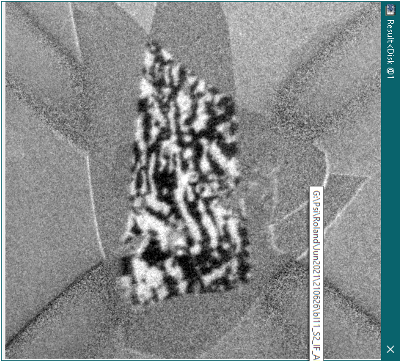
#> input picture examples/data/device_25_7_example.png, 400 x 362 px
$ python igor_import.py ../../examples/data/device_25_7_example.png
#> lines starting #> are read from the running program, lines starting #| are printed output that depends on the picture; after the words box and inside, x2 and y2 are one past the last pixel; in counts of white or black regions, pixels touching at a corner belong together
"""Igor graph exports (.tif / .png) read back into the map they show (no plotting, no GUI).

Read an Igor graph export (.tif: RGB/RGBA or CMYK, uint8, image upsampled to screen pixels, maybe a black frame)
back into the map it shows: one value per original image pixel.

Steps:
  1. memory-map the file (uncompressed TIFF: nothing is read until used)
  2. plot area = the largest block of rows / columns that are not black frame
  3. original pixel grid: each image pixel is drawn as a b x b block of one colour (b need not be an integer);
     b and the grid origin are fitted to the colour changes (largest b with coherent edges: b/2, b/3 fit too)
  4. read one screen pixel per block on a square grid (step = the smaller block size in x and y, so the picture
     keeps its shape in the file; exact colours, no mixing; ~0.1 % of the file)
  5. colour -> value: 'grey' (luminance), 'blue-red' (sign(B - R) * (1 - min(R, G, B) / 255): blue / navy +1,
     white 0, red -1; equal to (B - R) / 255 for a pure blue-white-red table), or a colour bar
     image (nearest colour along the bar, top = +1, bottom = -1); 'auto' picks grey or blue-red
The value is in colour-scale units (the Igor colour range, white = its zero), not XMCD, unless the range is given.
Results are cached (.npz, keyed by path, size and modification time), so a second load is instant.
"""
import hashlib
import json
from pathlib import Path

import numpy as np
import tifffile

CACHE = Path.home() / ".cache" / "xmcd_compare_tiff"


def _open(path):
    if Path(path).suffix.lower() not in (".tif", ".tiff"):   # PNG, JPG, BMP, ...: decoded once (cached afterwards)
        from PIL import Image
        with Image.open(path) as im:
            return np.asarray(im.convert("RGB")), "RGB"
    try:
        a = tifffile.memmap(path, mode="r")
    except Exception:   # compressed or tiled: read it all once (cached afterwards)
        a = tifffile.imread(path)
    with tifffile.TiffFile(path) as t:
        photometric = t.pages[0].photometric.name
    return a, photometric


def _rgb(px, photometric):
    """uint8 pixels (..., C) -> float RGB 0-255."""
    px = np.asarray(px, float)
    if px.ndim == 2 or px.shape[-1] == 1:
        g = px.reshape(px.shape[:2] + (1,)) if px.ndim == 2 else px
        return np.repeat(g, 3, -1)
    if photometric == "SEPARATED":   # CMYK
        c, m, y, k = (px[..., i] / 255 for i in range(4))
        return np.stack([(1 - c) * (1 - k), (1 - m) * (1 - k), (1 - y) * (1 - k)], -1) * 255
    return px[..., :3]


def _longest_run(mask):
    best, start, cur = (0, 0), None, 0
    for i, v in enumerate(np.append(mask, False)):
        if v and start is None:
            start = i
        if not v and start is not None:
            if i - start > best[1] - best[0]:
                best = (start, i)
            start = None
    return best


def plot_area(a, photometric, step=8):
    """(y0, y1, x0, x1) of the image inside a black frame (rows / columns that are mostly not black)."""
    sub = _rgb(a[::step, ::step], photometric)
    black = sub.max(-1) < 12
    y0, y1 = _longest_run(black.mean(1) < 0.5)
    x0, x1 = _longest_run(black[y0:y1].mean(0) < 0.5)
    y0, y1, x0, x1 = y0 * step, min(y1 * step, a.shape[0]), x0 * step, min(x1 * step, a.shape[1])

    # refine each edge to the exact pixel (first / last line that is mostly not black)
    def edge(lines, forward):
        idx = range(len(lines)) if forward else range(len(lines) - 1, -1, -1)
        for i in idx:
            if lines[i] < 0.5:
                return i
        return 0 if forward else len(lines) - 1

    mid_y, mid_x = slice(y0 + (y1 - y0) // 4, y1 - (y1 - y0) // 4), slice(x0 + (x1 - x0) // 4, x1 - (x1 - x0) // 4)
    ry = slice(max(y0 - step, 0), min(y1 + step, a.shape[0]))
    rx = slice(max(x0 - step, 0), min(x1 + step, a.shape[1]))
    col_black = (_rgb(a[ry, mid_x][:, ::4], photometric).max(-1) < 12).mean(1)
    row_black = (_rgb(a[mid_y, rx][::4], photometric).max(-1) < 12).mean(0)
    Y0, Y1 = ry.start + edge(col_black, True), ry.start + edge(col_black, False) + 1
    X0, X1 = rx.start + edge(row_black, True), rx.start + edge(row_black, False) + 1
    return int(Y0), int(Y1), int(X0), int(X1)


def _grid(lines, start, b_range=(1.5, 60.0)):
    """Block size b and phase p (edges at p + i*b, screen px) along one axis, from the colour changes in sampled
    lines (k, length, 3) starting at screen position `start`. Coherence |<exp(2 pi i x / b)>| is ~1 at the block
    size and at every b / m, so take the largest b whose coherence is within 15 % of the best."""
    ch = np.any(np.abs(np.diff(lines, axis=1)) > 0, axis=-1)
    pos = np.nonzero(ch)[1].astype(float) + 1.0 + start
    if pos.size < 50:
        raise ValueError("too few colour changes to find the pixel grid")
    rng = np.random.default_rng(0)
    p = pos if pos.size <= 1500 else rng.choice(pos, 1500, replace=False)
    bs = np.exp(np.arange(np.log(b_range[0]), np.log(b_range[1]), 5e-4))
    coh = np.empty(bs.size)
    for s0 in range(0, bs.size, 512):
        ph = np.exp(2j * np.pi * p[None, :] / bs[s0:s0 + 512, None])
        coh[s0:s0 + 512] = np.abs(ph.mean(1))
    good = np.nonzero(coh >= 0.85 * coh.max())[0]
    i = good[-1]
    # the peak around the largest good b
    lo, hi = max(i - 16, 0), min(i + 16, bs.size)
    i = lo + int(np.argmax(coh[lo:hi]))
    b = float(bs[i])
    for _ in range(3):   # refine on all edges
        fine = b * (1 + np.linspace(-6e-4, 6e-4, 121))
        c = np.abs(np.exp(2j * np.pi * pos[None, :] / fine[:, None]).mean(1))
        b = float(fine[np.argmax(c)])
    z = np.exp(2j * np.pi * pos / b).mean()
    phase = float(np.angle(z) / (2 * np.pi) * b) % b
    return b, phase, float(np.abs(z))


# [5 lines left out: function _centres, not called in this run]


def to_value(rgb, colour="auto", colorbar=None):
    """RGB (..., 3) 0-255 -> value."""
    if colour == "auto":
        spread = np.nanmedian(rgb.max(-1) - rgb.min(-1))
        colour = "grey" if spread < 3 else "blue-red"
    if colour == "grey":
        return rgb.mean(-1) / 127.5 - 1.0, colour
    if colour == "blue-red":   # sign from blue vs red, size = distance from white (works for dark navy / dark red ends)
        return np.sign(rgb[..., 2] - rgb[..., 0]) * (1.0 - rgb.min(-1) / 255.0), colour
    if colour == "colorbar":
        bar = np.asarray(colorbar, float)                    # (m, 3), index 0 = +1 (top), last = -1 (bottom)
        vals = np.linspace(1, -1, len(bar))
        flat = rgb.reshape(-1, 3)
        out = np.empty(len(flat))
        for s in range(0, len(flat), 65536):
            d = ((flat[s:s + 65536, None, :] - bar[None]) ** 2).sum(-1)
            out[s:s + 65536] = vals[np.argmin(d, 1)]
        return out.reshape(rgb.shape[:-1]), colour
    raise ValueError("colour must be auto, grey, blue-red or colorbar")


# [10 lines left out: function colorbar_palette, not called in this run]


def sample_grid(path, use_cache=True):
    """-> (RGB uint8 (n_y, n_x, 3), info): one screen pixel per image-pixel block (steps 1-4), on a SQUARE grid:
    the same step (the smaller block size) along y and x, so the picture keeps the shape it has in the file (the file
    is true to scale; blocks may be wider than tall). Along the axis with the larger blocks some blocks are read
    twice; every value is a colour of the file (nothing blended or interpolated).
    Cached (.npz, keyed by path, size and modification time), so a second call is instant."""
    path = Path(path)
    st = path.stat()
    key = hashlib.sha1(f"grid2|{path.resolve()}|{st.st_size}|{st.st_mtime_ns}".encode()).hexdigest()[:16]
    cf = CACHE / f"{path.stem[:60]}_{key}.npz"
    if use_cache and cf.exists():
        z = np.load(cf, allow_pickle=False)
        return z["rgb"], json.loads(str(z["info"]))
    a, ph = _open(path)
    y0, y1, x0, x1 = plot_area(a, ph)
    H, W = y1 - y0, x1 - x0
    ys = np.linspace(y0 + H * 0.1, y1 - H * 0.1, 24).astype(int)
    xs = np.linspace(x0 + W * 0.1, x1 - W * 0.1, 24).astype(int)
    try:
        bx, px, sx = _grid(_rgb(a[ys, x0:x1], ph), x0)
        by, py, sy = _grid(np.swapaxes(_rgb(a[y0:y1, xs], ph), 0, 1), y0)
        upsampled = min(sx, sy) > 0.5 and min(bx, by) >= 1.6
    except ValueError:
        upsampled = False
    if upsampled:          # square grid: step = smaller block, on the block centres of that axis
        step = min(bx, by)
        if by <= bx:
            cy = _centres(y0, y1, by, py)
            cx = (x0 + (np.arange(int((x1 - x0) / step)) + 0.5) * step).astype(int)
        else:
            cx = _centres(x0, x1, bx, px)
            cy = (y0 + (np.arange(int((y1 - y0) / step)) + 0.5) * step).astype(int)
    else:                 # not drawn as blocks (e.g. a plain image): one value per file pixel
        bx = by = 1.0
        sx = sy = 0.0
        cy, cx = np.arange(y0, y1), np.arange(x0, x1)
    rgb = np.clip(np.rint(_rgb(np.asarray(a[cy][:, cx]), ph)), 0, 255).astype(np.uint8)
    info = {"source": str(path), "photometric": ph, "file_shape": list(a.shape), "plot_area_yx": [y0, y1, x0, x1],
            "n_yx": [int(cy.size), int(cx.size)], "block_px_yx": [by, bx], "grid_fit_yx": [sy, sx]}
    if use_cache:
        CACHE.mkdir(parents=True, exist_ok=True)
        np.savez_compressed(cf, rgb=rgb, info=json.dumps(info))
    return rgb, info


def load_igor_tiff(path, colour="auto", colorbar=None, use_cache=True):
    """-> (value map float32 (n_y, n_x), info dict). colorbar: path of a colour-bar image (colour='colorbar')."""
    rgb, info = sample_grid(path, use_cache)
#> in _open, im is the input picture: PIL image 400x362 RGBA; mean R, G, B, A 131.7, 136.4, 136.8, 253
#> in sample_grid, `a, ph = _open(path)`: ph = 'RGB'
#> in plot_area, `black = sub.max(-1) < 12`:
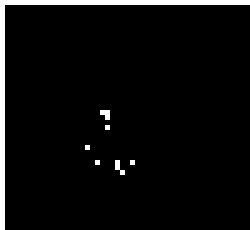
#> black: shape (46, 50) bool (shown 5 times larger); 4.6% white in thin lines or dots
#> the loop in _longest_run, `for i, v in enumerate(np.append(mask, False)):` made 47 passes
#> v on pass 2: True
#> (v, best) on pass 47: (False, (1, 46))
#> in plot_area, `y0, y1 = _longest_run(black.mean(1) < 0.5)`: y0 = 1; y1 = 46
#> the loop in _longest_run (call 2), `for i, v in enumerate(np.append(mask, False)):` made 51 passes
#> (v, best) on pass 51: (False, (1, 50))
#> in plot_area, `x0, x1 = _longest_run(black[y0:y1].mean(0) < 0.5)`: x0 = 1; x1 = 50
#> in plot_area, `y0, y1, x0, x1 = y0 * step, min(y1 * step, a.shape[0]), x0 * step, min..`: y0 = 8; y1 = 362; x0 = 8; x1 = 400
#> call 2 of _rgb, with photometric = 'RGB'
#> in _rgb (call 2), `px = np.asarray(px, float)`:
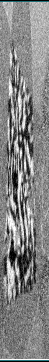
#> px: shape (362, 49, 3) float64; mean of channels 0, 1, 2 131.3, 131.7, 131.7; drawn as R, G, B
#> in plot_area, `col_black = (_rgb(a[ry, mid_x][:, ::4], photometric).max(-1) < 12).mea..`: col_black = 362 values, max 1 at index 0, min 0 at index 1, mean 0.0151
#> call 3 of _rgb, with photometric = 'RGB'
#> in _rgb (call 3), `px = np.asarray(px, float)`:
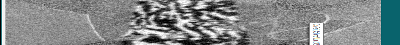
#> px: shape (45, 400, 3) float64; mean of channels 0, 1, 2 130.7, 135.2, 135.7; drawn as R, G, B
#> in plot_area, `row_black = (_rgb(a[mid_y, rx][::4], photometric).max(-1) < 12).mean(0)`: row_black = 400 values, max 1 at index 0, min 0 at index 1, mean 0.0109
#> the loop in edge, `for i in idx:` made 2 passes
#> the loop in edge, `for i in idx:` made 2 passes
#> i on passes 1 to 2: 361, 360
#> in plot_area, `Y0, Y1 = ry.start + edge(col_black, True), ry.start + edge(col_black, ..`: Y0 = 1; Y1 = 361
#> the loop in edge, `for i in idx:` made 1 pass
#> i on pass 1: 399
#> in plot_area, `X0, X1 = rx.start + edge(row_black, True), rx.start + edge(row_black, ..`: X0 = 1; X1 = 400
#> in sample_grid, `y0, y1, x0, x1 = plot_area(a, ph)`: y0 = 1; y1 = 361; x0 = 1; x1 = 400
#> in sample_grid, `H, W = y1 - y0, x1 - x0`: H = 360; W = 399
#> in _grid, `ch = np.any(np.abs(np.diff(lines, axis=1)) > 0, axis=-1)`:
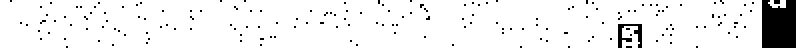
#> ch: shape (24, 398) bool (shown 2 times larger); 93.3% white; 169 black regions (167 under 20 px), largest, box (x1, y1, x2, y2) and area: (381, 0, 398, 24) 377, (309, 12, 321, 24) 68
#> in _grid, `pos = np.nonzero(ch)[1].astype(float) + 1.0 + start`: pos = 8911 values, max 394 at index 377, min 2 at index 0, mean 191.4
#> in _grid, `p = pos if pos.size <= 1500 else rng.choice(pos, 1500, replace=False)`: p = 1500 values, max 394 at index 77, min 2 at index 674, mean 194.7
#> after the loop in _grid, `for s0 in range(0, bs.size, 512):`: coh = 7378 values, max 0.0575 at index 1866, min 0.000619 at index 2298, mean 0.0223
#> in _grid, `good = np.nonzero(coh >= 0.85 * coh.max())[0]`: good = 94 values from 77 to 3403
#> in _grid, `i = good[-1]`: i = 3403
#> in _grid, `lo, hi = max(i - 16, 0), min(i + 16, bs.size)`: lo = 3387; hi = 3419
#> in _grid, `i = lo + int(np.argmax(coh[lo:hi]))`: i = 3397
#> in _grid, `b = float(bs[i])`: b = 8.2
#> the loop in _grid, `for _ in range(3):` made 3 passes
#> b on passes 1 to 3: 8.2, 8.21, 8.21
#> in _grid, `phase = float(np.angle(z) / (2 * np.pi) * b) % b`: phase = 3.83
#> in sample_grid, `bx, px, sx = _grid(_rgb(a[ys, x0:x1], ph), x0)`: bx = 8.21; px = 3.83; sx = 0.0104
#> call 2 of _grid, with start = 1, b_range = (1.5, 60)
#> in _grid (call 2), `ch = np.any(np.abs(np.diff(lines, axis=1)) > 0, axis=-1)`: ch: shape (24, 359) bool; 97.5% white; black in thin lines or dots
#> in _grid (call 2), `ch = np.any(np.abs(np.diff(lines, axis=1)) > 0, axis=-1)`:
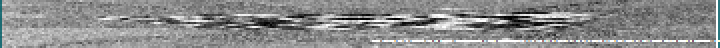
#> lines: shape (24, 360, 3) float64 (shown 2 times larger); mean of channels 0, 1, 2 138.5, 138.9, 139; drawn as R, G, B
#> in _grid (call 2), `pos = np.nonzero(ch)[1].astype(float) + 1.0 + start`: pos = 8402 values, max 360 at index 350, min 2 at index 0, mean 180.5
#> in _grid (call 2), `p = pos if pos.size <= 1500 else rng.choice(pos, 1500, replace=False)`: p = 1500 values, max 360 at index 34, min 2 at index 207, mean 184.1
#> after the loop in _grid (call 2), `for s0 in range(0, bs.size, 512):`: coh = 7378 values, max 0.0712 at index 7231, min 0.000578 at index 3702, mean 0.0251
#> in _grid (call 2), `good = np.nonzero(coh >= 0.85 * coh.max())[0]`: good = 191 values from 6876 to 7296
#> in _grid (call 2), `i = good[-1]`: i = 7296
#> in _grid (call 2), `lo, hi = max(i - 16, 0), min(i + 16, bs.size)`: lo = 7280; hi = 7312
#> in _grid (call 2), `i = lo + int(np.argmax(coh[lo:hi]))`: i = 7280
#> in _grid (call 2), `b = float(bs[i])`: b = 57.14
#> the loop in _grid (call 2), `for _ in range(3):` made 3 passes
#> b on passes 1 to 3: 57.1, 57.07, 57.03
#> in _grid (call 2), `phase = float(np.angle(z) / (2 * np.pi) * b) % b`: phase = 9.98
#> in sample_grid, `by, py, sy = _grid(np.swapaxes(_rgb(a[y0:y1, xs], ph), 0, 1), y0)`: by = 57.03; py = 9.98; sy = 0.0411
#> in sample_grid, `upsampled = min(sx, sy) > 0.5 and min(bx, by) >= 1.6`: upsampled = False
#> in _rgb (call 6), `px = np.asarray(px, float)`:
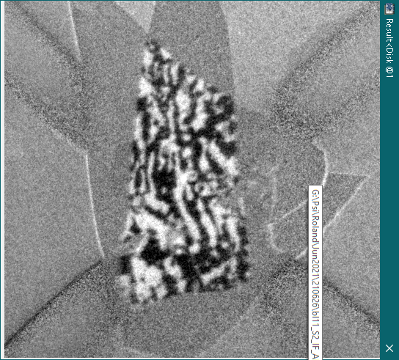
#> px: shape (360, 399, 3) float64; mean of channels 0, 1, 2 132.8, 137.5, 138; drawn as R, G, B
#> info = 7 items
    pal = colorbar_palette(colorbar) if colour == "colorbar" else None
    val, used = to_value(rgb.astype(float), colour, pal)
#> in to_value, `spread = np.nanmedian(rgb.max(-1) - rgb.min(-1))`: spread = 0
#> in to_value, `colour = "grey" if spread < 3 else "blue-red"`: colour = 'grey'
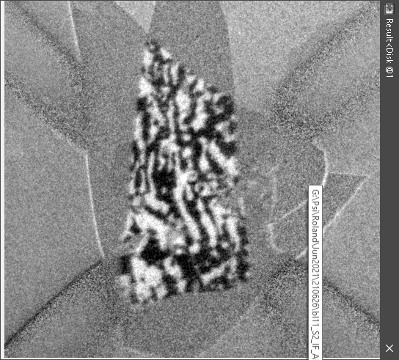
#> val: shape (360, 399) float64; min -1, max 1, mean 0.0671; drawn with min black and max white
#> used = 'grey'
    return val.astype(np.float32), {**info, "colour": used, "colorbar": str(colorbar) if colorbar else None}

# [40 lines left out: functions source_for, analysis_shape, decode_for_analysis, is_rendered_tiff, not called in this run]


if __name__ == "__main__":
    import sys
    import time
    for f in sys.argv[1:]:
        t = time.time()
        v, info = load_igor_tiff(f, use_cache=False)
#> info = 9 items
        print(f"{Path(f).name}: {info['n_yx']} px, block {info['block_px_yx'][0]:.3f}x{info['block_px_yx'][1]:.3f}, "
              f"grid fit {info['grid_fit_yx'][0]:.2f}/{info['grid_fit_yx'][1]:.2f}, plot {info['plot_area_yx']}, "
              f"{info['colour']}, range {np.nanmin(v):+.2f}..{np.nanmax(v):+.2f}, {time.time() - t:.2f} s")
